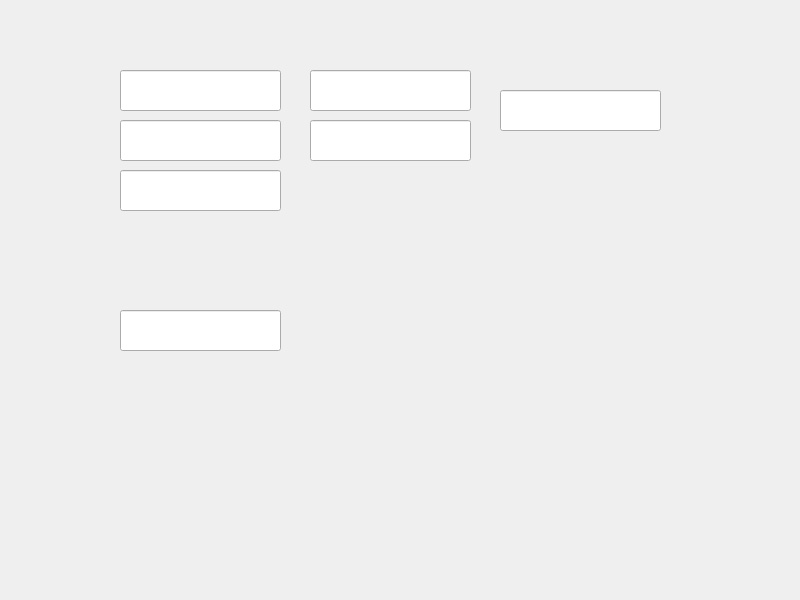
<?xml version="1.0" encoding="UTF-8"?>
<ui version="4.0">
 <class>MainWindow</class>
 <widget class="QMainWindow" name="MainWindow">
  <property name="geometry">
   <rect>
    <x>0</x>
    <y>0</y>
    <width>800</width>
    <height>600</height>
   </rect>
  </property>
  <property name="windowTitle">
   <string>MainWindow</string>
  </property>
  <widget class="QWidget" name="centralwidget">
   <widget class="caLineEdit" name="calineedit">
    <property name="geometry">
     <rect>
      <x>120</x>
      <y>70</y>
      <width>161</width>
      <height>41</height>
     </rect>
    </property>
    <property name="channel" stdset="0">
     <string notr="true">gps://altitude</string>
    </property>
    <property name="colorMode">
     <enum>caLineEdit::Alarm_Default</enum>
    </property>
    <property name="alarmHandling">
     <enum>caLineEdit::onBackground</enum>
    </property>
   </widget>
   <widget class="caLineEdit" name="calineedit_2">
    <property name="geometry">
     <rect>
      <x>120</x>
      <y>120</y>
      <width>161</width>
      <height>41</height>
     </rect>
    </property>
    <property name="channel" stdset="0">
     <string notr="true">gps://latitude</string>
    </property>
    <property name="colorMode">
     <enum>caLineEdit::Alarm_Default</enum>
    </property>
    <property name="alarmHandling">
     <enum>caLineEdit::onBackground</enum>
    </property>
   </widget>
   <widget class="caLineEdit" name="calineedit_3">
    <property name="geometry">
     <rect>
      <x>120</x>
      <y>170</y>
      <width>161</width>
      <height>41</height>
     </rect>
    </property>
    <property name="channel" stdset="0">
     <string notr="true">gps://longitude</string>
    </property>
    <property name="colorMode">
     <enum>caLineEdit::Alarm_Default</enum>
    </property>
    <property name="alarmHandling">
     <enum>caLineEdit::onBackground</enum>
    </property>
   </widget>
   <widget class="caLineEdit" name="calineedit_4">
    <property name="geometry">
     <rect>
      <x>120</x>
      <y>310</y>
      <width>161</width>
      <height>41</height>
     </rect>
    </property>
    <property name="channel" stdset="0">
     <string notr="true">gps://distanceTo</string>
    </property>
   </widget>
   <widget class="caLineEdit" name="calineedit_5">
    <property name="geometry">
     <rect>
      <x>310</x>
      <y>70</y>
      <width>161</width>
      <height>41</height>
     </rect>
    </property>
    <property name="channel" stdset="0">
     <string notr="true">gps://direction</string>
    </property>
    <property name="colorMode">
     <enum>caLineEdit::Alarm_Default</enum>
    </property>
    <property name="alarmHandling">
     <enum>caLineEdit::onBackground</enum>
    </property>
   </widget>
   <widget class="caLineEdit" name="calineedit_6">
    <property name="geometry">
     <rect>
      <x>310</x>
      <y>120</y>
      <width>161</width>
      <height>41</height>
     </rect>
    </property>
    <property name="channel" stdset="0">
     <string notr="true">gps://groundspeed</string>
    </property>
    <property name="colorMode">
     <enum>caLineEdit::Alarm_Default</enum>
    </property>
    <property name="alarmHandling">
     <enum>caLineEdit::onBackground</enum>
    </property>
   </widget>
   <widget class="caLineEdit" name="calineedit_7">
    <property name="geometry">
     <rect>
      <x>500</x>
      <y>90</y>
      <width>161</width>
      <height>41</height>
     </rect>
    </property>
    <property name="channel" stdset="0">
     <string notr="true">gps://horizontalaccuracy</string>
    </property>
    <property name="colorMode">
     <enum>caLineEdit::Alarm_Default</enum>
    </property>
    <property name="alarmHandling">
     <enum>caLineEdit::onBackground</enum>
    </property>
   </widget>
  </widget>
 </widget>
 <customwidgets>
  <customwidget>
   <class>caLineEdit</class>
   <extends>QLineEdit</extends>
   <header>caLineEdit</header>
  </customwidget>
 </customwidgets>
 <resources/>
 <connections/>
</ui>
